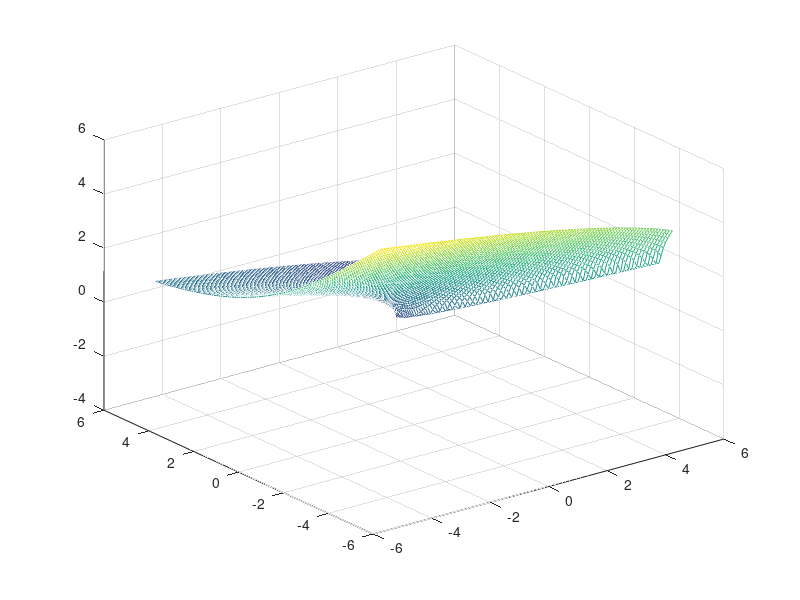
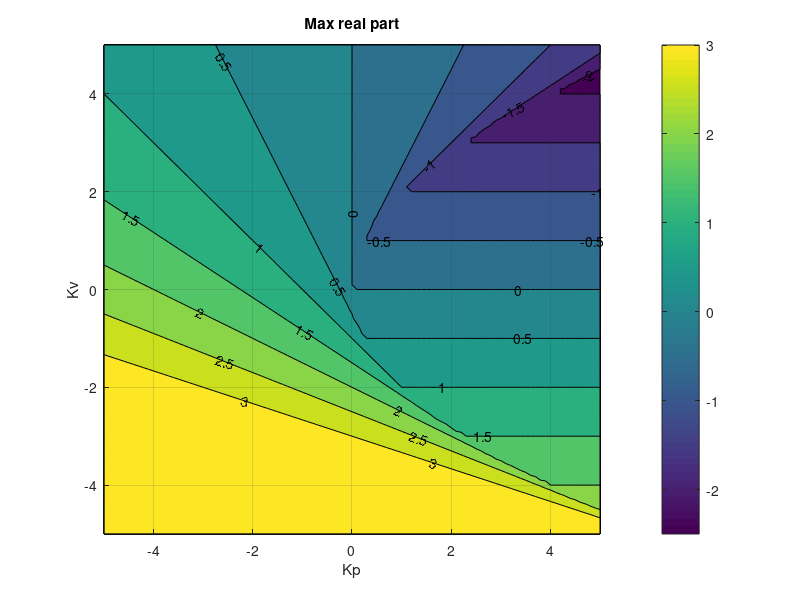
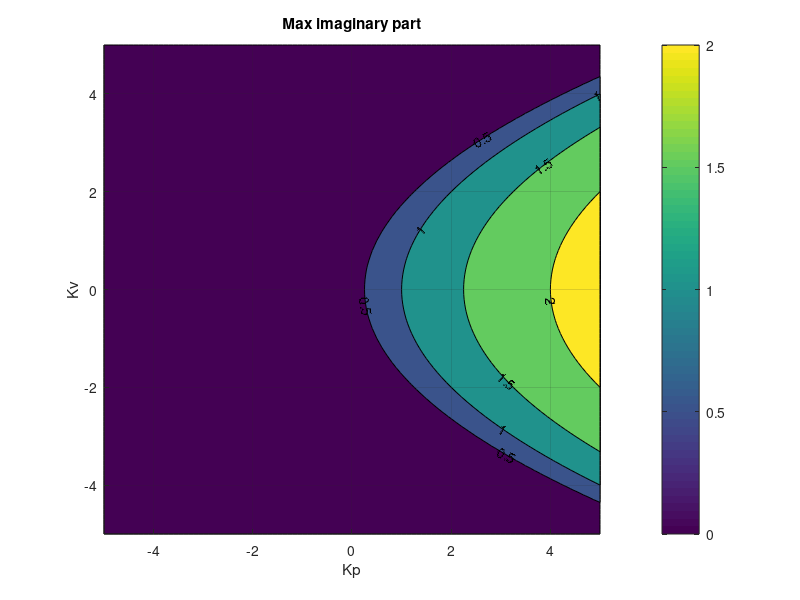

MATLAB code for these plots, in order:


[KP,KV] = meshgrid(-5:.1:5); % creates

N = size(KP,1);

E = zeros(N,N);
Ei = zeros(N,N);

for i=1:N
    for j=1:N
        kp = KP(i,j);
        kv = KV(i,j);
        A = [0 0 1 0;
            0 0 0 1;
            -kp 0 -kv 0;
            0 -kp 0  -kv];
        e  = eig(A); % determine eigenvalues, it is a 4x1 vector with complex elements
        er = max(real(e)); % determines maximum real part. If positive then system unstable
        E(i,j) = er; % store er
        Ei(i,j) = max(abs(imag(e))); % maximum absolute value of comple part
    end
end

figure(1)
%surf(KP,KV,E)
mesh(KP,KV,E)
grid on

figure(2)
clf
%contour(KP,KV,E)
hold on
v = (-3:0.5:3);
contourf(KP,KV,E,v,'ShowText','on')
%contour(KP,KV,E,v,'LineWidth',2)
colorbar
grid on
xlabel('Kp')
ylabel('Kv')
title('Max real part')


figure(3)
clf
%contour(KP,KV,Ei)
hold on
v = (0:0.5:3);
contourf(KP,KV,Ei,v,'ShowText','on')
colorbar
grid on
xlabel('Kp')
ylabel('Kv')
title('Max imaginary part')
